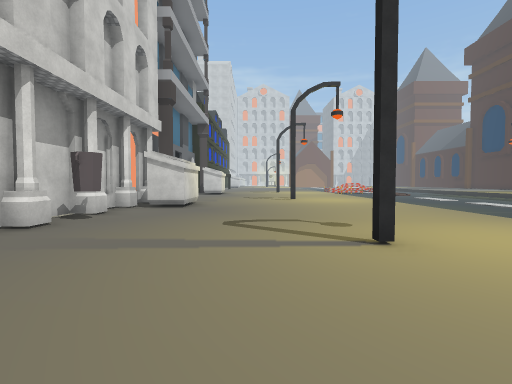
view 1 (above)

24 first-person views from a walk through a 3-D level made in the Unity game engine. The camera is 1.4 m above the floor, tilts 2° down and sees 85° across. The floor is counted in squares, 2 m on a side. Each view is taken from the middle of a square. On the plan, view 1 faces up. The plan holds only what a view shows up to about 9 squares ahead; the rest is blank. The place goes on beyond the plan. Some surface patterns are stand-ins.

view 2
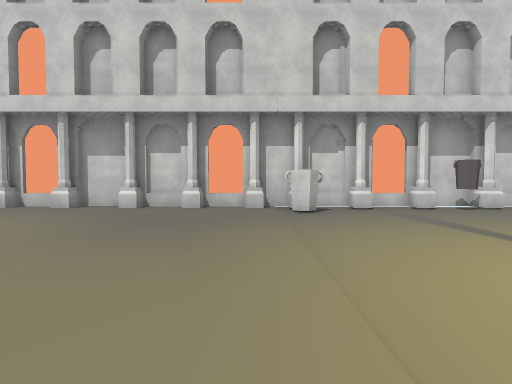

view 3
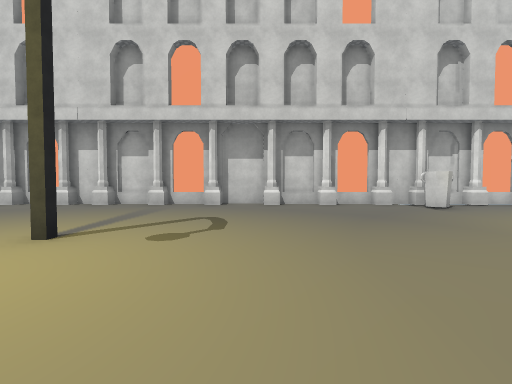

view 4
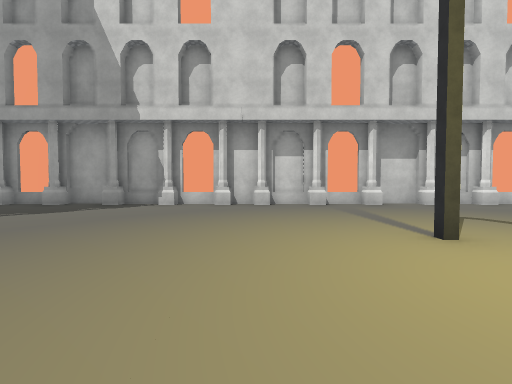

view 5
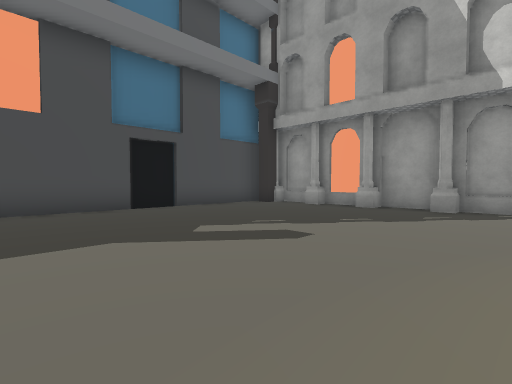

view 6
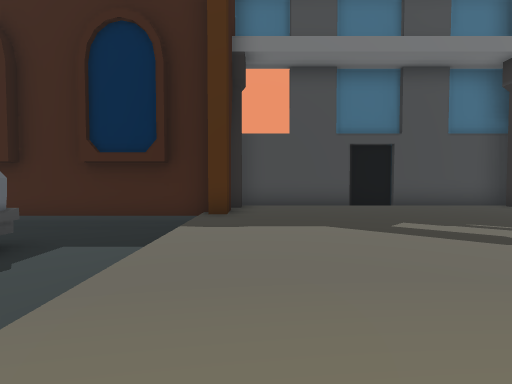

view 7
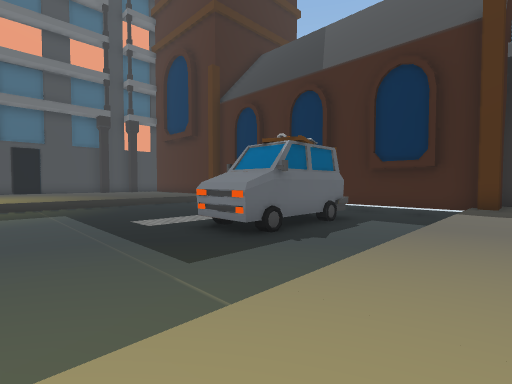

view 8
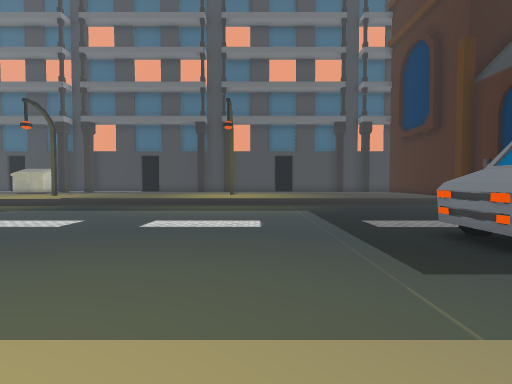

view 9
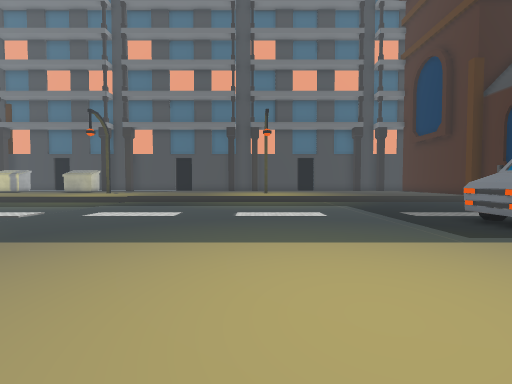

view 10
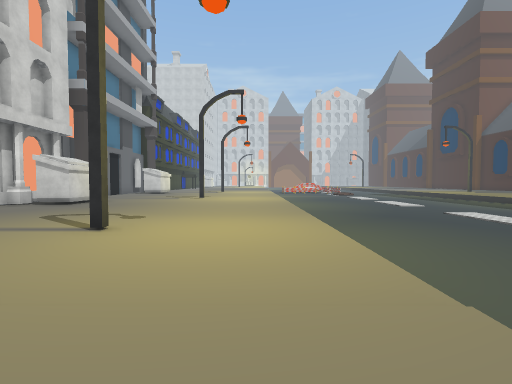

view 11
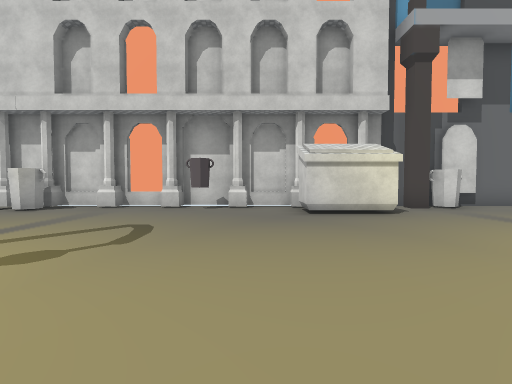

view 12
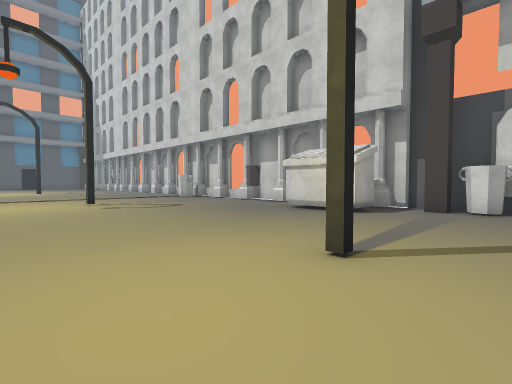

view 13
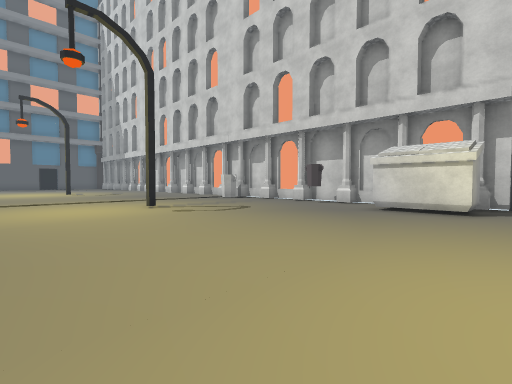

view 14
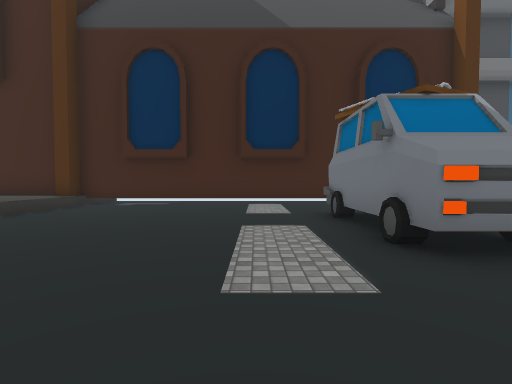

view 15
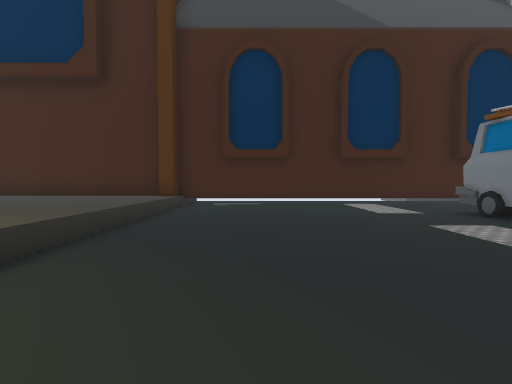

view 16
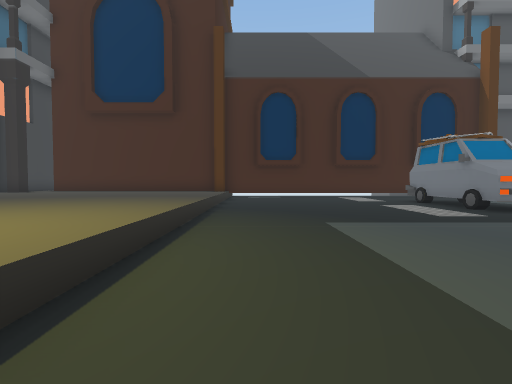

view 17
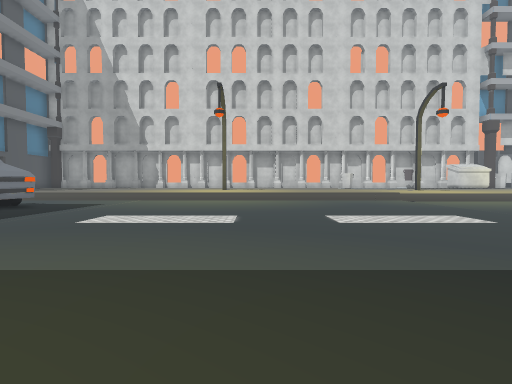

view 18
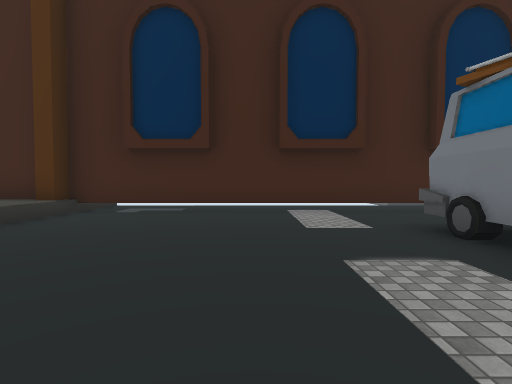

view 19
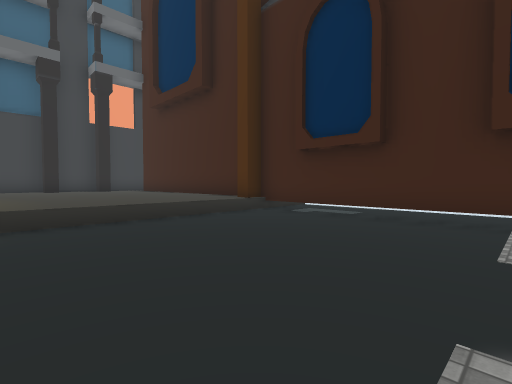

view 20
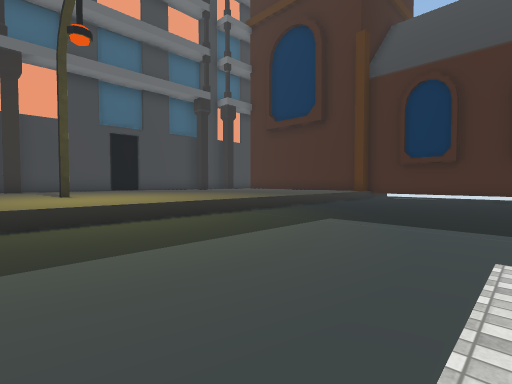

view 21
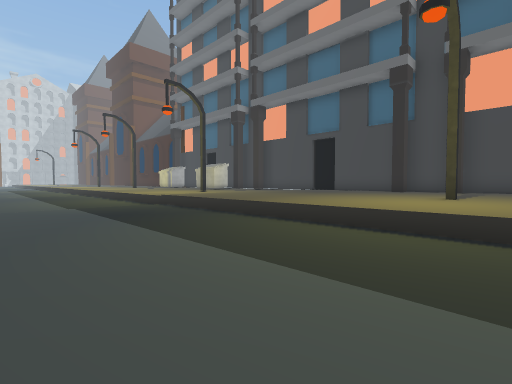

view 22
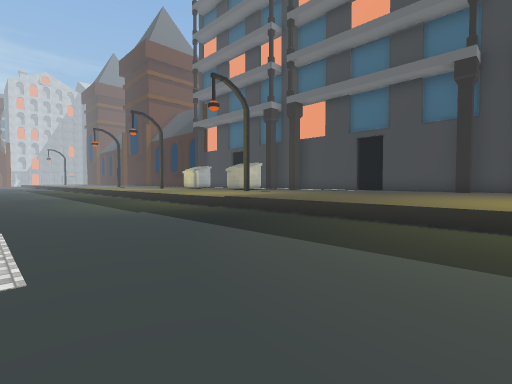

view 23
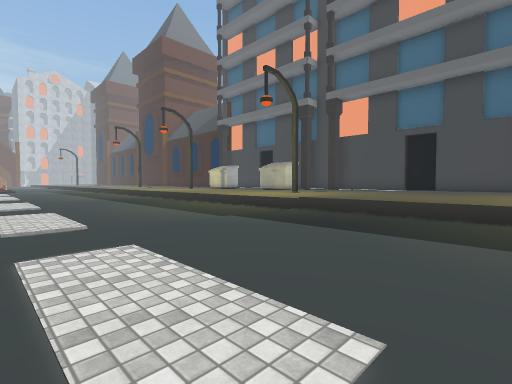

view 24
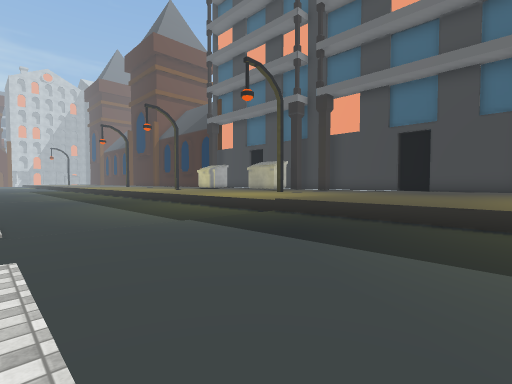

### Floor plan
Key: @ floor where view 1 was taken; # wall or solid block; . main floor; - floor 0.5 m lower than the main floor; _ floor 0.75 m lower than the main floor; ^ raised ledge; U dumpster; B bin; O other object.
Columns run from 4 left of view 1 to 19 right of it. Each row starts with its distance up from view 1.
 13 #........
 12 B.....#..
 11 #.........
 10 #UU.......
  9 #UU.......
  8 #U........_____-_
  7 #........._____-__
  6 #B........_____-___
  5 #.........__________
  4 #.........___________
  3 #.....#...___ _-_____^
  2 #.........___ _-_____^^
  1 #B........___________^^
  0 #...@..... ----------^^^
 -1 #........  ----------^^^
 -2 #.......   ----------^^^
 -3 #......... ----------^^^
 -4 #......... ----------^^^
 -5 #......... ----------^^^
 -6 #.........-----------^^^
 -7 #.....#...-----------^^^
 -8 #.........-----------^^^
 -9 #.........-----------^^^
-10 #.........-----------^^^
-11 #.........-----------^^^
-12 #.........--OO-------^^^
-13 #.........--##-------^^^
-14 #.........--##-------^^^
-15 #.........--OO-------^^^
-16 #.........-----------^^^
-17 #.........-----------^^^
-18 #........###############
-19 #........#
-20 ##########

Where each view was taken, in squares from view 1:
view 1: 0 up, 0 right, facing up
view 2: 0 up, 4 right, facing left
view 3: 4 down, 5 right, facing left
view 4: 9 down, 5 right, facing left
view 5: 12 down, 4 right, facing down-left
view 6: 11 down, 4 right, facing down
view 7: 8 down, 4 right, facing down-right
view 8: 8 down, 4 right, facing right
view 9: 6 down, 2 right, facing right
view 10: 1 down, 4 right, facing up
view 11: 7 up, 4 right, facing left
view 12: 13 up, 4 right, facing down-left
view 13: 11 up, 5 right, facing down-left
view 14: 9 down, 11 right, facing down
view 15: 9 down, 14 right, facing down
view 16: 5 down, 15 right, facing down
view 17: 5 down, 16 right, facing left
view 18: 11 down, 12 right, facing down
view 19: 12 down, 11 right, facing down-right
view 20: 5 down, 11 right, facing down-right
view 21: 8 down, 12 right, facing up-right
view 22: 6 down, 11 right, facing up-right
view 23: 4 down, 10 right, facing up-right
view 24: 4 down, 11 right, facing up-right
